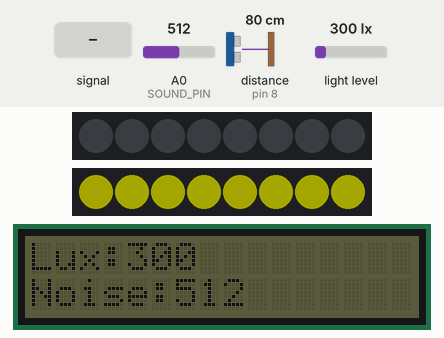
Simulated run of this sketch. Board: Arduino Uno, built with avr-gcc and run on an emulated ATmega328P. On the bench: 2 × 8 RGB LEDs in strip order, left to right, 16×2 character LCD. Wiring (inferred from the names in the program): ultrasonic range finder: trigger pin 9; echo pin 8. Inputs (shaded band) come from the test bench; at power-on: light level 300 lx, distance to the obstacle (sensor on pin 8) 80 cm, A0 (SOUND_PIN) = 512. The echo pulse lasts 58.3 µs per cm; dim RGB values are drawn brighter than linear; what the sketch prints to the serial monitor is not drawn.

Above: at 2.7 s.
2.8 s: A0 (SOUND_PIN) fed a 200 Hz sine of ±460 counts around its level
At 3.32 s:
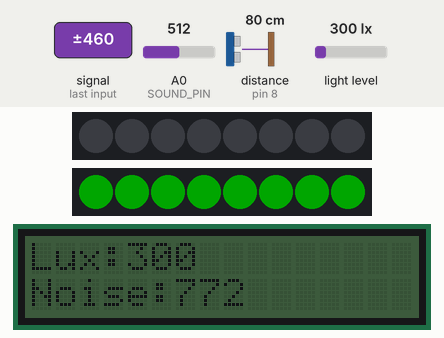
5.8 s: light level set to 86 lx
At 6.3 s:
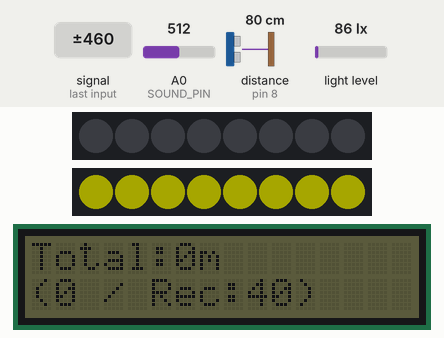
8.0 s: light level set to 75 lx
At 10.2 s:
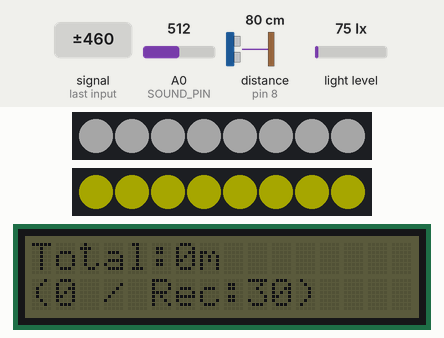
11.0 s: distance to the obstacle (sensor on pin 8) set to 9 cm
At 11.73 s:
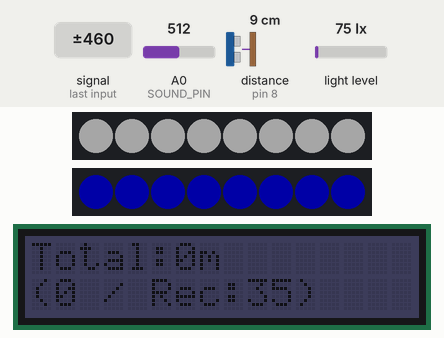
14.0 s: light level set to 1000 lx
At 15.9 s:
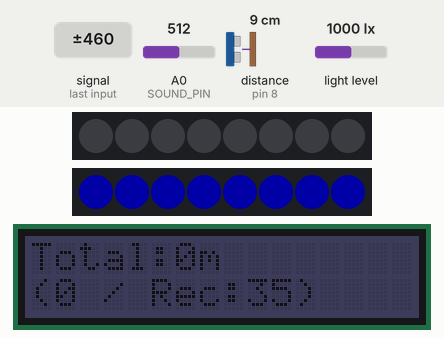
17.0 s: A0 (SOUND_PIN) set to 660
At 17.7 s:
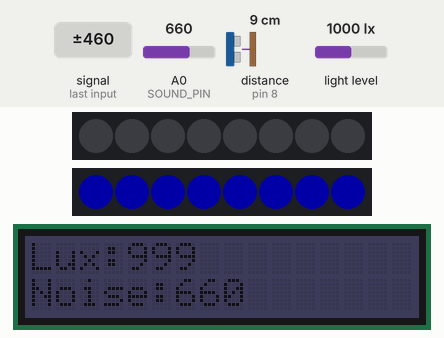
Timing chart, 0 to 20.0 s (numbered marks = the images above; inputs shaded):
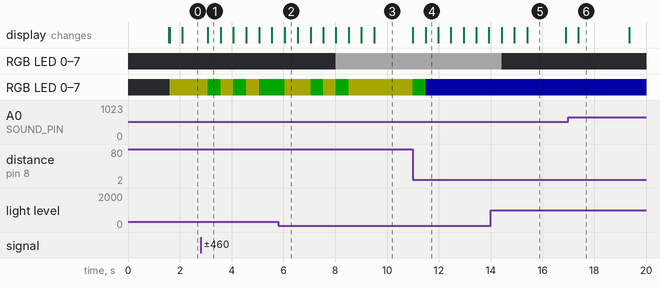

Measured:
- the behaviour switches between 80 and 79 lx on light level (found by bisection; images 2 and 3)
- after the input at 2.8 s, the display: changes after 0.28 s (image 1)
- after the input at 8.0 s, the display: first changes at once (image 3 shows a later state)
- after the input at 11.0 s, the display: changes after 0.49 s (image 4)
- after the input at 14.0 s, the display: changes after 0.42 s (image 5)
- what the display in image 1 shows lasts 0.5 s, from 3.1 s to 3.6 s
- what the display in image 3 shows lasts 1.5 s, from 9.5 s to 11.0 s

The sketch:

StudyAssistant.ino
```cpp
// ============================================================================
//  Study Assistant - Focus & Rest System (Final Version, English)
//  Features:
//   - Dynamic recommended focus time based on environment
//   - Dynamic rest time (longer rest for worse environment)
//   - Warning stage before real rest mode
//   - Distance / noise / light monitoring
//   - Auto environment LED control
//   - LCD page switching
//
//  NOTE:
//  This version includes the corrected logic:
//     Worse light or louder noise → SHORTER study time, LONGER rest time
//
//  Serial debug output remains identical to earlier versions.
// ============================================================================

#include <Wire.h>
#include <Adafruit_VEML7700.h>
#include <Adafruit_NeoPixel.h>
#include "rgb_lcd.h"

// ------------------------ PIN DEFINITIONS -----------------------------------
#define TRIG_PIN 9
#define ECHO_PIN 8
#define SOUND_PIN A0
#define ENV_LED_PIN 6
#define STATUS_LED_PIN 7
#define ENV_LED_COUNT 8
#define STATUS_LED_COUNT 8

// ------------------------ OBJECTS -------------------------------------------
Adafruit_VEML7700 veml;
Adafruit_NeoPixel envStrip(ENV_LED_COUNT, ENV_LED_PIN, NEO_GRB + NEO_KHZ800);
Adafruit_NeoPixel statusStrip(STATUS_LED_COUNT, STATUS_LED_PIN, NEO_GRB + NEO_KHZ800);
rgb_lcd lcd;

// ------------------------ THRESHOLDS ----------------------------------------
int PRESENT_DISTANCE = 80;
int TOO_CLOSE_DISTANCE = 20;
int MIN_LUX = 80;
int MAX_NOISE = 300;

// ------------------------ TIMING VARIABLES ----------------------------------
unsigned long recommendedFocusTime = 45UL * 60UL * 1000UL;
unsigned long dynamicRestTime      = 15UL * 60UL * 1000UL;

unsigned long focusStartTime = 0;
unsigned long totalFocusTime = 0;
unsigned long restStartTime = 0;
unsigned long absenceStartTime = 0;

// ------------------------ STATE FLAGS ---------------------------------------
bool isPresent = false;
bool inRestMode = false;
bool restFinished = false;
bool waitingForUserToLeave = false;   // new: break warning state

// ------------------------ LCD PAGE CONTROL ----------------------------------
unsigned long lastLcdUpdate = 0;
int lcdPage = 0;

// ------------------------ LED OPTIMIZATION ----------------------------------
int lastR = -1, lastG = -1, lastB = -1;

// ============================================================================
// Helper: Set status LED color only when needed
// ============================================================================
void safeSetStatusColor(int r, int g, int b) {
  if (r == lastR && g == lastG && b == lastB) return;

  for (int i = 0; i < STATUS_LED_COUNT; i++)
    statusStrip.setPixelColor(i, statusStrip.Color(r, g, b));

  statusStrip.show();

  lastR = r;
  lastG = g;
  lastB = b;
}

// ============================================================================
// Ultrasonic distance measurement
// ============================================================================
long getDistanceCM() {
  digitalWrite(TRIG_PIN, LOW);
  delayMicroseconds(2);
  digitalWrite(TRIG_PIN, HIGH);
  delayMicroseconds(10);
  digitalWrite(TRIG_PIN, LOW);

  long duration = pulseIn(ECHO_PIN, HIGH, 30000);
  if (duration == 0) return 0;

  return duration * 0.034 / 2;
}

// ============================================================================
// Environment LED control
// ============================================================================
void setEnvironmentLight(bool on) {
  for (int i = 0; i < ENV_LED_COUNT; i++) {
    if (on) envStrip.setPixelColor(i, envStrip.Color(40, 40, 40));
    else    envStrip.setPixelColor(i, 0);
  }
  envStrip.show();
}

// ============================================================================
// Recommended Focus Time (Modified Logic)
// Worse light or louder noise → shorter study time
// ============================================================================
void calculateRecommendedTime(float lux, int noise, long distanceCM) {
  int baseMin = 45;
  int delta = 0;

  // Light logic: dim → study shorter
  if (lux >= 300) delta += 5;         // bright → slightly longer session
  else if (lux >= 150) delta += 0;    // normal
  else if (lux < 80) delta -= 10;     // too dim → shorter recommended session

  // Noise logic: loud → study shorter
  if (noise < 200) delta += 5;        // quiet → slightly longer
  else if (noise < 350) delta += 0;   // moderate
  else if (noise > 650) delta -= 10;  // very loud → shorter study time

  // Distance logic: too close → study shorter
  if (distanceCM >= 40) delta += 5;
  else if (distanceCM < 20 && distanceCM > 0) delta -= 5;

  int recMin = baseMin + delta;

  if (recMin < 20) recMin = 20;
  if (recMin > 60) recMin = 60;

  recommendedFocusTime = recMin * 60000UL;
}

// ============================================================================
// Dynamic Rest Time (Modified Logic)
// Worse environment → longer rest
// ============================================================================
void calculateRestTime(float lux, int noise) {
  int baseMin = 15;
  int delta = 0;

  if (lux < 80) delta += 5;       // dim → more rest
  if (noise > 650) delta += 5;    // loud → more rest

  if (lux > 150 && noise < 250)   // good environment → less rest
    delta -= 5;

  int restMin = baseMin + delta;

  if (restMin < 5) restMin = 5;
  if (restMin > 25) restMin = 25;

  dynamicRestTime = restMin * 60000UL;
}

// ============================================================================
// Setup
// ============================================================================
void setup() {
  pinMode(TRIG_PIN, OUTPUT);
  pinMode(ECHO_PIN, INPUT);
  Serial.begin(9600);

  envStrip.begin();
  statusStrip.begin();

  lcd.begin(16, 2);
  lcd.setRGB(0, 40, 0);
  lcd.clear();
  lcd.print("System Ready");
  delay(1500);
  lcd.clear();

  if (!veml.begin()) {
    lcd.print("VEML ERROR");
    while (1);
  }
}

// ============================================================================
// Main Loop
// ============================================================================
void loop() {

  long distance = getDistanceCM();
  int noiseVal  = analogRead(SOUND_PIN);
  float lux     = veml.readLux();

  bool validDistance = (distance > 5 && distance < 200);
  bool userNear      = validDistance && (distance < PRESENT_DISTANCE);
  bool userTooClose  = validDistance && (distance < TOO_CLOSE_DISTANCE);

  calculateRecommendedTime(lux, noiseVal, validDistance ? distance : 999);
  calculateRestTime(lux, noiseVal);

  // ========================================================================
  // 1) BREAK WARNING STATE (user must leave for 2 sec)
  // ========================================================================
  if (waitingForUserToLeave) {

    safeSetStatusColor(40, 0, 0);
    lcd.setRGB(40, 0, 0);

    lcd.clear();
    lcd.setCursor(0, 0);
    lcd.print("Time for break!");

    if (userNear) {
      absenceStartTime = millis();
    }

    if (!userNear && (millis() - absenceStartTime >= 2000)) {
      waitingForUserToLeave = false;
      inRestMode = true;
      restStartTime = millis();
    }

    delay(250);
    return;
  }

  // ========================================================================
  // 2) REAL REST MODE
  // ========================================================================
  if (inRestMode) {

    safeSetStatusColor(40, 0, 0);
    setEnvironmentLight(false);

    unsigned long restElapsed = millis() - restStartTime;

    lcd.setRGB(40, 0, 0);
    lcd.clear();
    lcd.setCursor(0, 0);
    lcd.print("Rest:");
    lcd.print(restElapsed / 60000UL);
    lcd.print("/");
    lcd.print(dynamicRestTime / 60000UL);
    lcd.print("m");

    lcd.setCursor(0, 1);
    lcd.print("Leave desk...");

    if (!userNear && restElapsed >= dynamicRestTime) {
      inRestMode = false;
      restFinished = true;
      safeSetStatusColor(20, 20, 0);
    }

    delay(250);
    return;
  }

  // ========================================================================
  // 3) NORMAL FOCUS MODE
  // ========================================================================
  if (userNear && !isPresent) {
    isPresent = true;
    restFinished = false;
    focusStartTime = millis();
  }

  if (!userNear && isPresent) {
    totalFocusTime += millis() - focusStartTime;
    isPresent = false;
  }

  unsigned long currentFocus = isPresent ? millis() - focusStartTime : 0;
  unsigned long todayFocus   = totalFocusTime + currentFocus;

  // Enter WARNING state
  if (!inRestMode && isPresent && currentFocus >= recommendedFocusTime) {
    totalFocusTime += currentFocus;
    isPresent = false;

    waitingForUserToLeave = true;
    absenceStartTime = millis();
    safeSetStatusColor(40, 0, 0);
    return;
  }

  // ========================================================================
  // After rest finished: wait for user return
  // ========================================================================
  if (restFinished) {
    setEnvironmentLight(false);
    safeSetStatusColor(20, 20, 0);

    if (userNear) {
      restFinished = false;
      focusStartTime = millis();
    }
  }

  // ========================================================================
  // STATUS LED + LCD COLOR
  // ========================================================================
  if (isPresent) {
    if (!validDistance) {
      if (noiseVal > MAX_NOISE) {
        safeSetStatusColor(40, 40, 0);
        lcd.setRGB(40, 40, 0);
      } else {
        safeSetStatusColor(0, 0, 0);
        lcd.setRGB(0, 0, 0);
      }
    }
    else if (userTooClose) {
      safeSetStatusColor(0, 0, 40);
      lcd.setRGB(0, 0, 40);
    }
    else if (noiseVal > MAX_NOISE) {
      safeSetStatusColor(40, 40, 0);
      lcd.setRGB(40, 40, 0);
    }
    else {
      safeSetStatusColor(0, 40, 0);
      lcd.setRGB(0, 40, 0);
    }
  }

  setEnvironmentLight(lux < MIN_LUX);

  // ========================================================================
  // LCD rotation every 2 sec
  // ========================================================================
  if (millis() - lastLcdUpdate > 2000) {
    lastLcdUpdate = millis();
    lcdPage = (lcdPage + 1) % 2;
    lcd.clear();
  }

  if (lcdPage == 0) {
    lcd.setCursor(0, 0);
    lcd.print("Total:");
    lcd.print(todayFocus / 60000UL);
    lcd.print("m");

    lcd.setCursor(0, 1);
    lcd.print("(");
    lcd.print(currentFocus / 60000UL);
    lcd.print(" / Rec:");
    lcd.print(recommendedFocusTime / 60000UL);
    lcd.print(")");
  }
  else {
    lcd.setCursor(0, 0);
    lcd.print("Lux:");
    lcd.print((int)lux);

    lcd.setCursor(0, 1);
    lcd.print("Noise:");
    lcd.print(noiseVal);
  }

  // ========================================================================
  // FULL SERIAL DEBUG OUTPUT (unchanged)
  // ========================================================================
  Serial.println("================ SENSOR DEBUG ================");
  Serial.print("Distance(cm): "); Serial.println(distance);
  Serial.print("ValidDistance: "); Serial.println(validDistance ? "YES" : "NO");
  Serial.print("Lux: "); Serial.println(lux);
  Serial.print("Noise: "); Serial.println(noiseVal);
  Serial.print("UserPresent: "); Serial.println(isPresent ? "YES" : "NO");
  Serial.print("CurrentFocus(ms): "); Serial.println(currentFocus);
  Serial.print("TotalFocus(ms): "); Serial.println(todayFocus);
  Serial.print("RecommendedFocus(ms): "); Serial.println(recommendedFocusTime);
  Serial.print("RestMode: "); Serial.println(inRestMode ? "YES" : "NO");
  Serial.print("WaitingLeave: "); Serial.println(waitingForUserToLeave ? "YES" : "NO");
  Serial.print("RestFinished: "); Serial.println(restFinished ? "YES" : "NO");
  Serial.print("LED(R,G,B): ");
  Serial.print(lastR); Serial.print(",");
  Serial.print(lastG); Serial.print(",");
  Serial.println(lastB);
  Serial.println("----------------------------------------------");

  delay(200);
}
```
